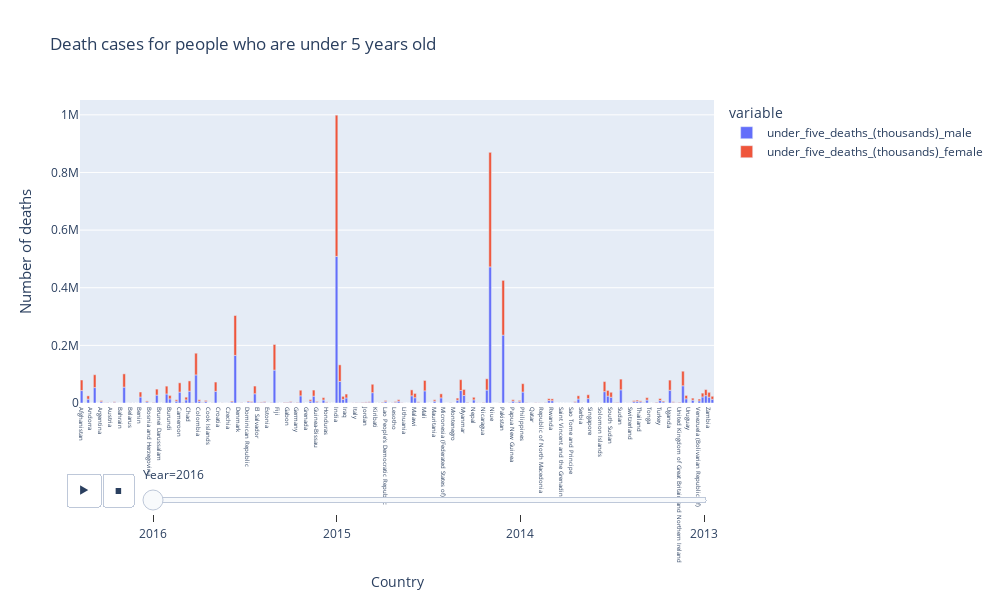

The notebook cell saved with this chart:
### Code cell
fig2 = px.bar(deaths_2013_2016, x="Country", y=['under_five_deaths_(thousands)_male', 'under_five_deaths_(thousands)_female'], title="Death cases for people who are under 5 years old", animation_frame="Year")
fig2.update_yaxes(
        title_text = 'Number of deaths',
        title_font = {"size": 15})
fig2.update_xaxes(tickfont = {"size": 6})
fig2.update_layout(width =1000, height =600)
fig2.show()

### Figure 1 — Plotly figure (JSON) as saved in the notebook; plotly's stock layout.template omitted (floating-point values rounded to 4 significant figures; data arrays with more than 128 entries replaced by an {"elided": "..."} marker saying what was removed)
{"data": [{"alignmentgroup": "True", "hovertemplate": "variable=under_five_deaths_(thousands)_male<br>Year=2016<br>Country=%{x}<br>value=%{y}<extra></extra>", "legendgroup": "under_five_deaths_(thousands)_male", "marker": {"color": "#636efa", "pattern": {"shape": ""}}, "name": "under_five_deaths_(thousands)_male", "offsetgroup": "under_five_deaths_(thousands)_male", "orientation": "v", "showlegend": true, "textposition": "auto", "type": "bar", "x": {"elided": "194 str values"}, "xaxis": "x", "y": {"elided": "194 int values"}, "yaxis": "y"}, {"alignmentgroup": "True", "hovertemplate": "variable=under_five_deaths_(thousands)_female<br>Year=2016<br>Country=%{x}<br>value=%{y}<extra></extra>", "legendgroup": "under_five_deaths_(thousands)_female", "marker": {"color": "#EF553B", "pattern": {"shape": ""}}, "name": "under_five_deaths_(thousands)_female", "offsetgroup": "under_five_deaths_(thousands)_female", "orientation": "v", "showlegend": true, "textposition": "auto", "type": "bar", "x": {"elided": "194 str values"}, "xaxis": "x", "y": {"elided": "194 int values"}, "yaxis": "y"}], "layout": {"barmode": "relative", "height": 600, "legend": {"title": {"text": "variable"}, "tracegroupgap": 0}, "sliders": [{"active": 0, "currentvalue": {"prefix": "Year="}, "len": 0.9, "pad": {"b": 10, "t": 60}, "steps": [{"args": [["2016"], {"frame": {"duration": 0, "redraw": true}, "fromcurrent": true, "mode": "immediate", "transition": {"duration": 0, "easing": "linear"}}], "label": "2016", "method": "animate"}, {"args": [["2015"], {"frame": {"duration": 0, "redraw": true}, "fromcurrent": true, "mode": "immediate", "transition": {"duration": 0, "easing": "linear"}}], "label": "2015", "method": "animate"}, {"args": [["2014"], {"frame": {"duration": 0, "redraw": true}, "fromcurrent": true, "mode": "immediate", "transition": {"duration": 0, "easing": "linear"}}], "label": "2014", "method": "animate"}, {"args": [["2013"], {"frame": {"duration": 0, "redraw": true}, "fromcurrent": true, "mode": "immediate", "transition": {"duration": 0, "easing": "linear"}}], "label": "2013", "method": "animate"}], "x": 0.1, "xanchor": "left", "y": 0, "yanchor": "top"}], "title": {"text": "Death cases for people who are under 5 years old"}, "updatemenus": [{"buttons": [{"args": [null, {"frame": {"duration": 500, "redraw": true}, "fromcurrent": true, "mode": "immediate", "transition": {"duration": 500, "easing": "linear"}}], "label": "&#9654;", "method": "animate"}, {"args": [[null], {"frame": {"duration": 0, "redraw": true}, "fromcurrent": true, "mode": "immediate", "transition": {"duration": 0, "easing": "linear"}}], "label": "&#9724;", "method": "animate"}], "direction": "left", "pad": {"r": 10, "t": 70}, "showactive": false, "type": "buttons", "x": 0.1, "xanchor": "right", "y": 0, "yanchor": "top"}], "width": 1000, "xaxis": {"anchor": "y", "domain": [0, 1], "tickfont": {"size": 6}, "title": {"text": "Country"}}, "yaxis": {"anchor": "x", "domain": [0, 1], "title": {"font": {"size": 15}, "text": "Number of deaths"}}}}
